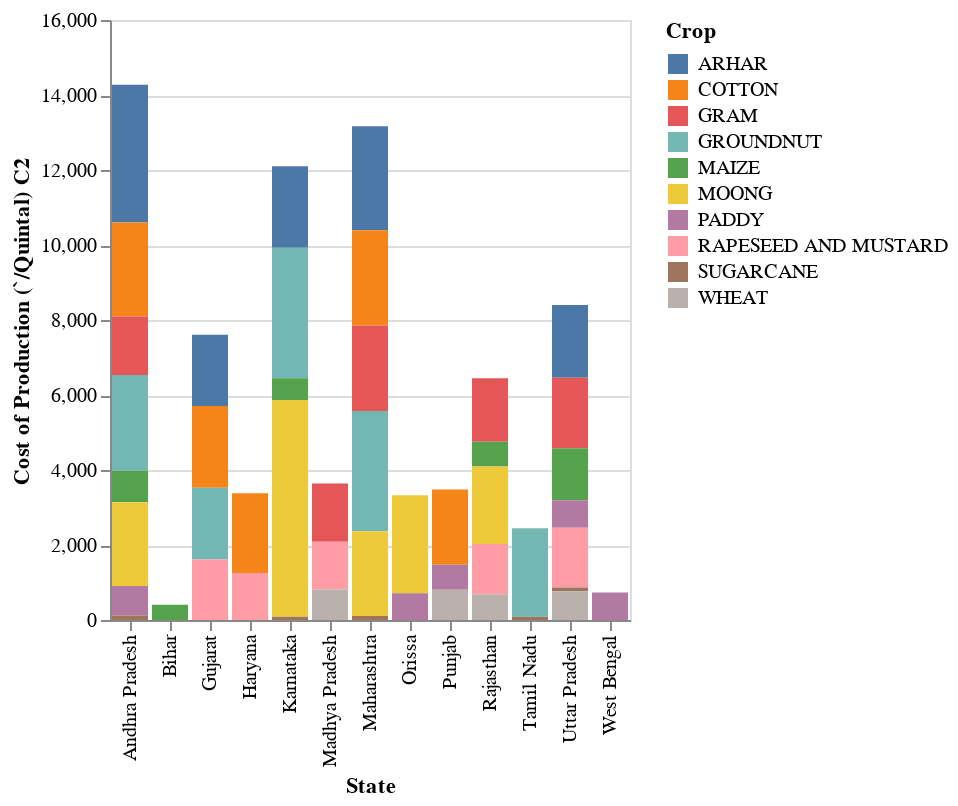

Write notebook code for a chart like this one.
### Code cell
# Graphical visualization crop production with state

import altair as alt
alt.Chart(data_file1).mark_bar().encode(
    x='State',
    y='Cost of Production (`/Quintal) C2',
    color='Crop'
)

### Figure 1 — Vega-Lite specification as saved in the notebook (floating-point values rounded to 4 significant figures)
{"config": {"view": {"continuousWidth": 400, "continuousHeight": 300}}, "data": {"name": "data-3692d2a9dd3c4acffac7b5c2a767a652"}, "mark": "bar", "encoding": {"color": {"field": "Crop", "type": "nominal"}, "x": {"field": "State", "type": "nominal"}, "y": {"field": "Cost of Production (`/Quintal) C2", "type": "quantitative"}}, "$schema": "https://vega.github.io/schema/vega-lite/v4.17.0.json", "datasets": {"data-3692d2a9dd3c4acffac7b5c2a767a652": [{"Crop": "ARHAR", "State": "Uttar Pradesh", "Cost of Cultivation (`/Hectare) A2+FL": 9794.0, "Cost of Cultivation (`/Hectare) C2": 23080.0, "Cost of Production (`/Quintal) C2": 1942.0, "Yield (Quintal/ Hectare) ": 9.83}, {"Crop": "ARHAR", "State": "Karnataka", "Cost of Cultivation (`/Hectare) A2+FL": 10590.0, "Cost of Cultivation (`/Hectare) C2": 16530.0, "Cost of Production (`/Quintal) C2": 2172.0, "Yield (Quintal/ Hectare) ": 7.47}, {"Crop": "ARHAR", "State": "Gujarat", "Cost of Cultivation (`/Hectare) A2+FL": 13470.0, "Cost of Cultivation (`/Hectare) C2": 19550.0, "Cost of Production (`/Quintal) C2": 1898.0, "Yield (Quintal/ Hectare) ": 9.59}, {"Crop": "ARHAR", "State": "Andhra Pradesh", "Cost of Cultivation (`/Hectare) A2+FL": 17050.0, "Cost of Cultivation (`/Hectare) C2": 24170.0, "Cost of Production (`/Quintal) C2": 3671.0, "Yield (Quintal/ Hectare) ": 6.42}, {"Crop": "ARHAR", "State": "Maharashtra", "Cost of Cultivation (`/Hectare) A2+FL": 17130.0, "Cost of Cultivation (`/Hectare) C2": 25270.0, "Cost of Production (`/Quintal) C2": 2776.0, "Yield (Quintal/ Hectare) ": 8.72}, {"Crop": "COTTON", "State": "Maharashtra", "Cost of Cultivation (`/Hectare) A2+FL": 23710.0, "Cost of Cultivation (`/Hectare) C2": 33120.0, "Cost of Production (`/Quintal) C2": 2539.0, "Yield (Quintal/ Hectare) ": 12.69}, {"Crop": "COTTON", "State": "Punjab", "Cost of Cultivation (`/Hectare) A2+FL": 29050.0, "Cost of Cultivation (`/Hectare) C2": 50830.0, "Cost of Production (`/Quintal) C2": 2004.0, "Yield (Quintal/ Hectare) ": 24.39}, {"Crop": "COTTON", "State": "Andhra Pradesh", "Cost of Cultivation (`/Hectare) A2+FL": 29140.0, "Cost of Cultivation (`/Hectare) C2": 44760.0, "Cost of Production (`/Quintal) C2": 2510.0, "Yield (Quintal/ Hectare) ": 17.83}, {"Crop": "COTTON", "State": "Gujarat", "Cost of Cultivation (`/Hectare) A2+FL": 29620.0, "Cost of Cultivation (`/Hectare) C2": 42070.0, "Cost of Production (`/Quintal) C2": 2179.0, "Yield (Quintal/ Hectare) ": 19.05}, {"Crop": "COTTON", "State": "Haryana", "Cost of Cultivation (`/Hectare) A2+FL": 29920.0, "Cost of Cultivation (`/Hectare) C2": 44020.0, "Cost of Production (`/Quintal) C2": 2127.0, "Yield (Quintal/ Hectare) ": 19.9}, {"Crop": "GRAM", "State": "Rajasthan", "Cost of Cultivation (`/Hectare) A2+FL": 8553.0, "Cost of Cultivation (`/Hectare) C2": 12610.0, "Cost of Production (`/Quintal) C2": 1692.0, "Yield (Quintal/ Hectare) ": 6.83}, {"Crop": "GRAM", "State": "Madhya Pradesh", "Cost of Cultivation (`/Hectare) A2+FL": 9804.0, "Cost of Cultivation (`/Hectare) C2": 16870.0, "Cost of Production (`/Quintal) C2": 1552.0, "Yield (Quintal/ Hectare) ": 10.29}, {"Crop": "GRAM", "State": "Uttar Pradesh", "Cost of Cultivation (`/Hectare) A2+FL": 12830.0, "Cost of Cultivation (`/Hectare) C2": 21620.0, "Cost of Production (`/Quintal) C2": 1883.0, "Yield (Quintal/ Hectare) ": 10.93}, {"Crop": "GRAM", "State": "Maharashtra", "Cost of Cultivation (`/Hectare) A2+FL": 12990.0, "Cost of Cultivation (`/Hectare) C2": 18680.0, "Cost of Production (`/Quintal) C2": 2278.0, "Yield (Quintal/ Hectare) ": 8.05}, {"Crop": "GRAM", "State": "Andhra Pradesh", "Cost of Cultivation (`/Hectare) A2+FL": 14420.0, "Cost of Cultivation (`/Hectare) C2": 26760.0, "Cost of Production (`/Quintal) C2": 1559.0, "Yield (Quintal/ Hectare) ": 16.69}, {"Crop": "GROUNDNUT", "State": "Karnataka", "Cost of Cultivation (`/Hectare) A2+FL": 13650.0, "Cost of Cultivation (`/Hectare) C2": 17310.0, "Cost of Production (`/Quintal) C2": 3484.0, "Yield (Quintal/ Hectare) ": 4.71}, {"Crop": "GROUNDNUT", "State": "Andhra Pradesh", "Cost of Cultivation (`/Hectare) A2+FL": 21230.0, "Cost of Cultivation (`/Hectare) C2": 30430.0, "Cost of Production (`/Quintal) C2": 2555.0, "Yield (Quintal/ Hectare) ": 11.97}, {"Crop": "GROUNDNUT", "State": "Tamil Nadu", "Cost of Cultivation (`/Hectare) A2+FL": 22510.0, "Cost of Cultivation (`/Hectare) C2": 30390.0, "Cost of Production (`/Quintal) C2": 2358.0, "Yield (Quintal/ Hectare) ": 11.98}, {"Crop": "GROUNDNUT", "State": "Gujarat", "Cost of Cultivation (`/Hectare) A2+FL": 22950.0, "Cost of Cultivation (`/Hectare) C2": 30110.0, "Cost of Production (`/Quintal) C2": 1919.0, "Yield (Quintal/ Hectare) ": 13.45}, {"Crop": "GROUNDNUT", "State": "Maharashtra", "Cost of Cultivation (`/Hectare) A2+FL": 26080.0, "Cost of Cultivation (`/Hectare) C2": 32680.0, "Cost of Production (`/Quintal) C2": 3207.0, "Yield (Quintal/ Hectare) ": 9.33}, {"Crop": "MAIZE", "State": "Bihar", "Cost of Cultivation (`/Hectare) A2+FL": 13510.0, "Cost of Cultivation (`/Hectare) C2": 19860.0, "Cost of Production (`/Quintal) C2": 404.4, "Yield (Quintal/ Hectare) ": 42.95}, {"Crop": "MAIZE", "State": "Karnataka", "Cost of Cultivation (`/Hectare) A2+FL": 13790.0, "Cost of Cultivation (`/Hectare) C2": 20670.0, "Cost of Production (`/Quintal) C2": 581.7, "Yield (Quintal/ Hectare) ": 31.1}, {"Crop": "MAIZE", "State": "Rajasthan", "Cost of Cultivation (`/Hectare) A2+FL": 14420.0, "Cost of Cultivation (`/Hectare) C2": 19810.0, "Cost of Production (`/Quintal) C2": 658.8, "Yield (Quintal/ Hectare) ": 23.56}, {"Crop": "MAIZE", "State": "Uttar Pradesh", "Cost of Cultivation (`/Hectare) A2+FL": 15640.0, "Cost of Cultivation (`/Hectare) C2": 21050.0, "Cost of Production (`/Quintal) C2": 1387.0, "Yield (Quintal/ Hectare) ": 13.7}, {"Crop": "MAIZE", "State": "Andhra Pradesh", "Cost of Cultivation (`/Hectare) A2+FL": 25690.0, "Cost of Cultivation (`/Hectare) C2": 37800.0, "Cost of Production (`/Quintal) C2": 840.6, "Yield (Quintal/ Hectare) ": 42.68}, {"Crop": "MOONG", "State": "Orissa", "Cost of Cultivation (`/Hectare) A2+FL": 5484.0, "Cost of Cultivation (`/Hectare) C2": 8267.0, "Cost of Production (`/Quintal) C2": 2614.0, "Yield (Quintal/ Hectare) ": 3.01}, {"Crop": "MOONG", "State": "Rajasthan", "Cost of Cultivation (`/Hectare) A2+FL": 6204.0, "Cost of Cultivation (`/Hectare) C2": 9166.0, "Cost of Production (`/Quintal) C2": 2069.0, "Yield (Quintal/ Hectare) ": 4.05}, {"Crop": "MOONG", "State": "Karnataka", "Cost of Cultivation (`/Hectare) A2+FL": 6441.0, "Cost of Cultivation (`/Hectare) C2": 7869.0, "Cost of Production (`/Quintal) C2": 5777.0, "Yield (Quintal/ Hectare) ": 1.32}, {"Crop": "MOONG", "State": "Andhra Pradesh", "Cost of Cultivation (`/Hectare) A2+FL": 6684.0, "Cost of Cultivation (`/Hectare) C2": 13210.0, "Cost of Production (`/Quintal) C2": 2229.0, "Yield (Quintal/ Hectare) ": 5.9}, {"Crop": "MOONG", "State": "Maharashtra", "Cost of Cultivation (`/Hectare) A2+FL": 10780.0, "Cost of Cultivation (`/Hectare) C2": 15370.0, "Cost of Production (`/Quintal) C2": 2261.0, "Yield (Quintal/ Hectare) ": 6.7}, {"Crop": "PADDY", "State": "Uttar Pradesh", "Cost of Cultivation (`/Hectare) A2+FL": 17020.0, "Cost of Cultivation (`/Hectare) C2": 28140.0, "Cost of Production (`/Quintal) C2": 732.6, "Yield (Quintal/ Hectare) ": 36.61}, {"Crop": "PADDY", "State": "Orissa", "Cost of Cultivation (`/Hectare) A2+FL": 17480.0, "Cost of Cultivation (`/Hectare) C2": 25910.0, "Cost of Production (`/Quintal) C2": 715.0, "Yield (Quintal/ Hectare) ": 32.42}, {"Crop": "PADDY", "State": "West Bengal", "Cost of Cultivation (`/Hectare) A2+FL": 24730.0, "Cost of Cultivation (`/Hectare) C2": 33050.0, "Cost of Production (`/Quintal) C2": 731.2, "Yield (Quintal/ Hectare) ": 39.04}, {"Crop": "PADDY", "State": "Punjab", "Cost of Cultivation (`/Hectare) A2+FL": 25150.0, "Cost of Cultivation (`/Hectare) C2": 45290.0, "Cost of Production (`/Quintal) C2": 669.9, "Yield (Quintal/ Hectare) ": 67.41}, {"Crop": "PADDY", "State": "Andhra Pradesh", "Cost of Cultivation (`/Hectare) A2+FL": 29660.0, "Cost of Cultivation (`/Hectare) C2": 46450.0, "Cost of Production (`/Quintal) C2": 789.9, "Yield (Quintal/ Hectare) ": 56.0}, {"Crop": "RAPESEED AND MUSTARD", "State": "Madhya Pradesh", "Cost of Cultivation (`/Hectare) A2+FL": 8686.0, "Cost of Cultivation (`/Hectare) C2": 17710.0, "Cost of Production (`/Quintal) C2": 1280.0, "Yield (Quintal/ Hectare) ": 12.94}, {"Crop": "RAPESEED AND MUSTARD", "State": "Rajasthan", "Cost of Cultivation (`/Hectare) A2+FL": 11390.0, "Cost of Cultivation (`/Hectare) C2": 19260.0, "Cost of Production (`/Quintal) C2": 1341.0, "Yield (Quintal/ Hectare) ": 13.54}, {"Crop": "RAPESEED AND MUSTARD", "State": "Uttar Pradesh", "Cost of Cultivation (`/Hectare) A2+FL": 12770.0, "Cost of Cultivation (`/Hectare) C2": 22560.0, "Cost of Production (`/Quintal) C2": 1596.0, "Yield (Quintal/ Hectare) ": 13.57}, {"Crop": "RAPESEED AND MUSTARD", "State": "Gujarat", "Cost of Cultivation (`/Hectare) A2+FL": 13740.0, "Cost of Cultivation (`/Hectare) C2": 19080.0, "Cost of Production (`/Quintal) C2": 1610.0, "Yield (Quintal/ Hectare) ": 11.61}, {"Crop": "RAPESEED AND MUSTARD", "State": "Haryana", "Cost of Cultivation (`/Hectare) A2+FL": 14720.0, "Cost of Cultivation (`/Hectare) C2": 27510.0, "Cost of Production (`/Quintal) C2": 1251.0, "Yield (Quintal/ Hectare) ": 19.94}, {"Crop": "SUGARCANE", "State": "Uttar Pradesh", "Cost of Cultivation (`/Hectare) A2+FL": 24540.0, "Cost of Cultivation (`/Hectare) C2": 45240.0, "Cost of Production (`/Quintal) C2": 93.64, "Yield (Quintal/ Hectare) ": 448.9}, {"Crop": "SUGARCANE", "State": "Karnataka", "Cost of Cultivation (`/Hectare) A2+FL": 55660.0, "Cost of Cultivation (`/Hectare) C2": 86770.0, "Cost of Production (`/Quintal) C2": 86.53, "Yield (Quintal/ Hectare) ": 986.2}, {"Crop": "SUGARCANE", "State": "Andhra Pradesh", "Cost of Cultivation (`/Hectare) A2+FL": 56620.0, "Cost of Cultivation (`/Hectare) C2": 91440.0, "Cost of Production (`/Quintal) C2": 119.7, "Yield (Quintal/ Hectare) ": 757.9}, {"Crop": "SUGARCANE", "State": "Maharashtra", "Cost of Cultivation (`/Hectare) A2+FL": 57670.0, "Cost of Cultivation (`/Hectare) C2": 85800.0, "Cost of Production (`/Quintal) C2": 107.6, "Yield (Quintal/ Hectare) ": 744.0}, {"Crop": "SUGARCANE", "State": "Tamil Nadu", "Cost of Cultivation (`/Hectare) A2+FL": 66340.0, "Cost of Cultivation (`/Hectare) C2": 89030.0, "Cost of Production (`/Quintal) C2": 85.79, "Yield (Quintal/ Hectare) ": 1015.0}, {"Crop": "WHEAT", "State": "Madhya Pradesh", "Cost of Cultivation (`/Hectare) A2+FL": 12460.0, "Cost of Cultivation (`/Hectare) C2": 22490.0, "Cost of Production (`/Quintal) C2": 810.2, "Yield (Quintal/ Hectare) ": 23.59}, {"Crop": "WHEAT", "State": "Punjab", "Cost of Cultivation (`/Hectare) A2+FL": 17950.0, "Cost of Cultivation (`/Hectare) C2": 35420.0, "Cost of Production (`/Quintal) C2": 804.8, "Yield (Quintal/ Hectare) ": 39.83}, {"Crop": "WHEAT", "State": "Uttar Pradesh", "Cost of Cultivation (`/Hectare) A2+FL": 18980.0, "Cost of Cultivation (`/Hectare) C2": 31900.0, "Cost of Production (`/Quintal) C2": 769.8, "Yield (Quintal/ Hectare) ": 34.99}, {"Crop": "WHEAT", "State": "Rajasthan", "Cost of Cultivation (`/Hectare) A2+FL": 19120.0, "Cost of Cultivation (`/Hectare) C2": 29880.0, "Cost of Production (`/Quintal) C2": 683.6, "Yield (Quintal/ Hectare) ": 37.19}]}}
